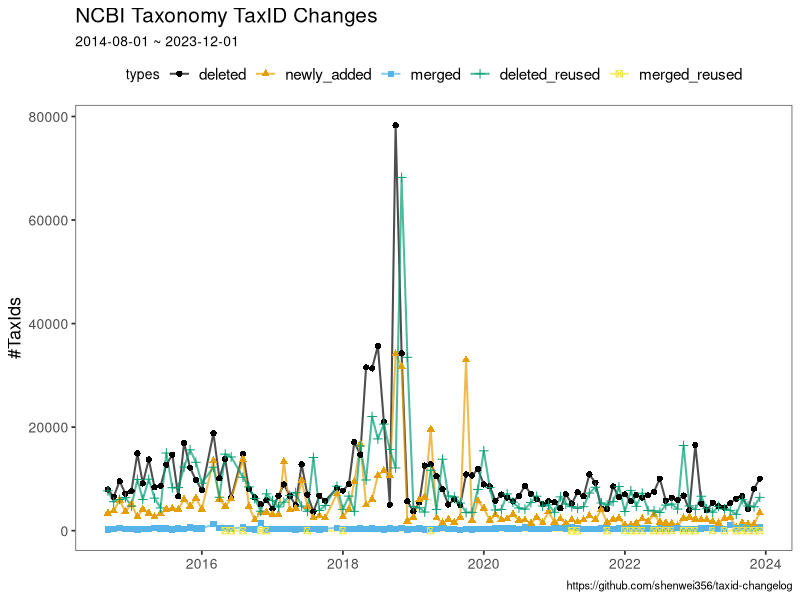

Here is the R script that generated this plot:
#!/usr/bin/env Rscript
library(scales)
library(dplyr)
library(ggplot2)
library(ggthemes)
library(lubridate)

theme1 <- theme(
    panel.border = element_rect(color = "grey40", size = 0.6, fill = NA),
    panel.background = element_blank(),
    panel.grid.major = element_blank(),
    panel.grid.minor = element_blank(),
    
    legend.position = "top",
    legend.spacing.x = unit(0.4, "cm"),
    legend.text = element_text(size = 11),
    legend.margin = margin(0.1, 0.1, 0.1, 0.1, unit = "cm"),
    
    plot.title = element_text(size = 15),        
    text = element_text(size = 10),
    
    axis.text.x = element_text(size = 10),
    axis.text.y = element_text(size = 10),
    axis.ticks.y = element_line(size = 0.6),
    axis.ticks.x = element_line(size = 0.6),
    axis.title = element_text(size = 13),
)

df <- read.csv("changes.g.csv")
df$types <- factor(df$types, levels = unique(df$types), ordered = TRUE)
df$date <- as.Date(parse_date_time(df$version, "%y-%m-%d"))

df <- df %>% filter(!is.na(count)) %>% filter(version != "2014-08-01")

p <- ggplot(df, aes(x = date, y = count, color = types, shape = types)) +
  geom_line(size = 0.7, alpha = 0.7) +
  geom_point(aes(shape = types), size = 1.8) +
  scale_color_colorblind() +
  xlab(NULL) +
  ylab("#TaxIds") + 
  theme1 +
  labs(title = "NCBI Taxonomy TaxID Changes",
    subtitle = "2014-08-01 ~ 2023-12-01",
    caption = "https://github.com/shenwei356/taxid-changelog"
  )

ggsave(
  p,
  file = "changes.png",
  width = 12,
  height = 4,
  dpi = 300
)
